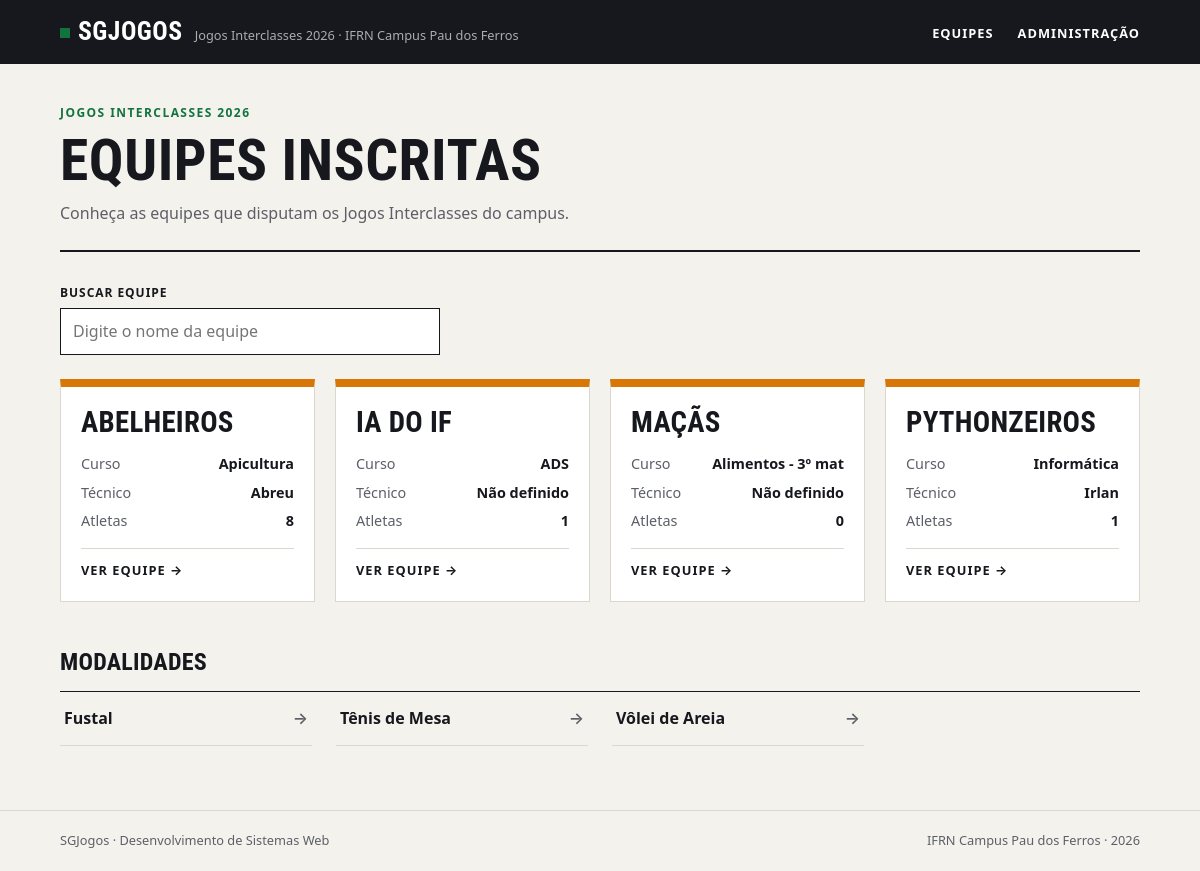
The page / on the database its author committed.
### jogos/models.py (models this page shows, shortened)
class Equipe(models.Model):
    nome = models.CharField(max_length=100, unique=True)
    curso = models.CharField(max_length=100)
    cor = models.CharField(max_length=7)
    criada_em = models.DateTimeField(auto_now_add=True)
    class Meta:
        verbose_name = "Equipe"
        verbose_name_plural = "Equipes"
        ordering = ['nome']

class Tecnico(models.Model):
    nome = models.CharField(max_length=100)
    email = models.EmailField()
    telefone = models.CharField(max_length=14)
    equipe = models.OneToOneField(Equipe, on_delete=models.CASCADE, related_name="tecnico")
    def __str__(self):
        return self.nome
    class Meta:
        verbose_name = "Técnico"
        verbose_name_plural = "Técnicos"

class Modalidade(models.Model):
    ESCOLHA_TIPO = {
    "coletiva": "coletiva",
    "individual": "individual"
    }
    nome = models.CharField(max_length=100, unique=True)
    tipo = models.CharField(max_length=12, choices=ESCOLHA_TIPO)
    max_atletas = models.PositiveIntegerField()
    class Meta:
        verbose_name = "Modalidade"
        verbose_name_plural = "Modalidades"
        ordering = ['nome']

### jogos/views.py (the view)
# urls.py: path('', views.index, name="index"),
def index(request):
    equipes = Equipe.objects.all()
    modalidades = Modalidade.objects.all()
    context ={
        "equipes": equipes,
        "modalidades": modalidades
    }
    return render(request, 'jogos/index.html', context)

### jogos/templates/jogos/index.html (shortened to what this page needs)
{% extends 'base.html' %}
{% load static %}
{% block content %}
    <main class="conteudo">
        <header class="topo">
            <span class="sobretitulo">Jogos Interclasses 2026</span>
            <h1>Equipes inscritas</h1>
            <p class="descricao">Conheça as equipes que disputam os Jogos Interclasses do campus.</p>
        </header>
        <div class="busca">
            <label for="busca">Buscar equipe</label>
            <input type="search" id="busca" placeholder="Digite o nome da equipe">
        </div>
        <section class="grade" id="lista-equipes">
            {% for equipe in equipes %}
                <article class="card" style="border-top-color: #d97706;">
                    <h3>{{equipe.nome}}</h3>
                    <dl>
                        <dt>Curso</dt>
                        <dd>{{equipe.curso}}</dd>
                        <dt>Técnico</dt>
                        {% if equipe.tecnico %}
                            <dd>{{equipe.tecnico}}</dd>
                        {% else %}
                            <dd>Não definido</dd>
                        {%endif%}
                        <dt>Atletas</dt>
                        <dd>{{equipe.atletas.count}}</dd>
                    </dl>
                    <a class="link" href="{% url 'equipe' equipe.id%}">Ver equipe</a>
                </article>
            {% endfor %}
        </section>
        <h2>Modalidades</h2>
        <ul class="lista-modalidades">
            {% for modalidade in modalidades %}
                <li><a href="{% url 'modalidade' modalidade.id %}">{{modalidade.nome}}</a></li>
            {% endfor %}
        </ul>
    </main>
{% endblock %}

### templates/base.html (shortened to what this page needs)
{% load static %}
<!DOCTYPE html>
<html lang="en">
<head>
    <link rel="stylesheet" href="{% static 'css/style.css' %}">
</head>
<body>
    <header class="cabecalho">
        <div class="conteudo">
            <a class="marca" href="{% url 'index' %}">
                <strong>SGJogos</strong>
                <span>Jogos Interclasses 2026 · IFRN Campus Pau dos Ferros</span>
            </a>
            <nav class="menu">
                <ul>
                    <li><a href="{% url 'index' %}">Equipes</a></li>
                    <li><a href="#">Administração</a></li>
                </ul>
            </nav>
        </div>
    </header>
    <main>
        {% block content %}
        {% endblock %}
    </main>
    <footer class="rodape">
        <div class="conteudo">
            <p>SGJogos · Desenvolvimento de Sistemas Web</p>
            <p>IFRN Campus Pau dos Ferros · 2026</p>
        </div>
    </footer>
</body>
</html>

### jogos/static/css/style.css (style rules this page uses)
:root { --papel: #f4f2ed; --branco: #ffffff; --tinta: #16181d; --tinta-suave: #5c5f67; --linha: #dcd8ce; --verde: #12733f; --verde-claro: #e2efe6; --fonte-texto: system-ui, -apple-system, "Segoe UI", Roboto, Ubuntu, "Helvetica Neue", Arial, sans-serif; --fonte-titulo: "Bahnschrift SemiCondensed", "Bahnschrift", "Avenir Next Condensed", "Roboto Condensed", "Ubuntu Condensed", "Arial Narrow", var(--fonte-texto); }
*, *::before, *::after { box-sizing: border-box; }
* { margin: 0; padding: 0; }
body { min-height: 100vh; display: flex; flex-direction: column; background: var(--papel); color: var(--tinta); font-family: var(--fonte-texto); font-size: 1rem; line-height: 1.55; -webkit-font-smoothing: antialiased; }
a { color: inherit; }
ul { list-style: none; }
h1, h2, h3 { font-family: var(--fonte-titulo); font-stretch: condensed; font-weight: 700; line-height: 1.05; text-transform: uppercase; letter-spacing: 0.01em; }
.conteudo { width: 100%; max-width: 1120px; margin: 0 auto; padding: 0 20px; }
.cabecalho { background: var(--tinta); color: var(--branco); }
.cabecalho .conteudo { display: flex; align-items: center; justify-content: space-between; gap: 16px; min-height: 64px; }
.marca { display: flex; align-items: baseline; gap: 12px; text-decoration: none; }
.marca strong { font-family: var(--fonte-titulo); font-stretch: condensed; font-size: 1.6rem; letter-spacing: 0.02em; text-transform: uppercase; }
.marca strong::before { content: ""; display: inline-block; width: 10px; height: 10px; margin-right: 8px; background: var(--verde); transform: translateY(-2px); }
.marca span { color: #a9acb3; font-size: 0.8rem; }
.menu ul { display: flex; gap: 24px; }
.menu a { font-size: 0.8rem; font-weight: 600; letter-spacing: 0.08em; text-transform: uppercase; text-decoration: none; padding: 6px 0; border-bottom: 2px solid transparent; }
main.conteudo { flex: 1; padding-top: 40px; padding-bottom: 64px; }
.topo { padding-bottom: 24px; margin-bottom: 32px; border-bottom: 2px solid var(--tinta); }
.sobretitulo { display: block; margin-bottom: 8px; color: var(--verde); font-size: 0.75rem; font-weight: 700; letter-spacing: 0.12em; text-transform: uppercase; }
h1 { font-size: clamp(2.2rem, 6vw, 3.6rem); }
.descricao { max-width: 60ch; margin-top: 10px; color: var(--tinta-suave); }
h2 { margin: 48px 0 16px; font-size: 1.5rem; }
.busca { display: flex; flex-direction: column; gap: 6px; max-width: 380px; margin-bottom: 24px; }
.busca label { font-size: 0.75rem; font-weight: 700; letter-spacing: 0.08em; text-transform: uppercase; }
.busca input { padding: 10px 12px; border: 1px solid var(--tinta); border-radius: 0; background: var(--branco); color: var(--tinta); font: inherit; }
.grade { display: grid; grid-template-columns: repeat(auto-fill, minmax(250px, 1fr)); gap: 20px; }
.card { display: flex; flex-direction: column; gap: 16px; padding: 20px; background: var(--branco); border: 1px solid var(--linha); border-top: 8px solid var(--tinta); }
.card h3 { font-size: 1.8rem; }
.card dl { display: grid; grid-template-columns: auto 1fr; gap: 6px 12px; font-size: 0.9rem; }
.card dt { color: var(--tinta-suave); }
.card dd { font-weight: 600; text-align: right; }
.card .link { margin-top: auto; padding-top: 12px; border-top: 1px solid var(--linha); font-size: 0.8rem; font-weight: 700; letter-spacing: 0.08em; text-transform: uppercase; text-decoration: none; }
.card .link::after { content: " →"; }
.lista-modalidades { display: grid; grid-template-columns: repeat(auto-fill, minmax(220px, 1fr)); column-gap: 24px; border-top: 1px solid var(--tinta); }
.lista-modalidades a { display: flex; justify-content: space-between; padding: 14px 4px; border-bottom: 1px solid var(--linha); font-weight: 600; text-decoration: none; }
.lista-modalidades a::after { content: "→"; color: var(--tinta-suave); }
.rodape { border-top: 1px solid var(--linha); color: var(--tinta-suave); font-size: 0.8rem; }
.rodape .conteudo { display: flex; flex-wrap: wrap; justify-content: space-between; gap: 8px; padding-top: 20px; padding-bottom: 20px; }

### rows shown on the page
Equipe: nome "ABELHEIROS", curso "Apicultura", tecnico "Abreu", atletas.count "8"
Equipe: nome "IA DO IF", curso "ADS", shows "Não definido", atletas.count "1"
Equipe: nome "MAÇÃS", curso "Alimentos - 3º mat", shows "Não definido", atletas.count "0"
Equipe: nome "PYTHONZEIROS", curso "Informática", tecnico "Irlan", atletas.count "1"
Modalidade: nome "Fustal"
Modalidade: nome "Tênis de Mesa"
Modalidade: nome "Vôlei de Areia"
